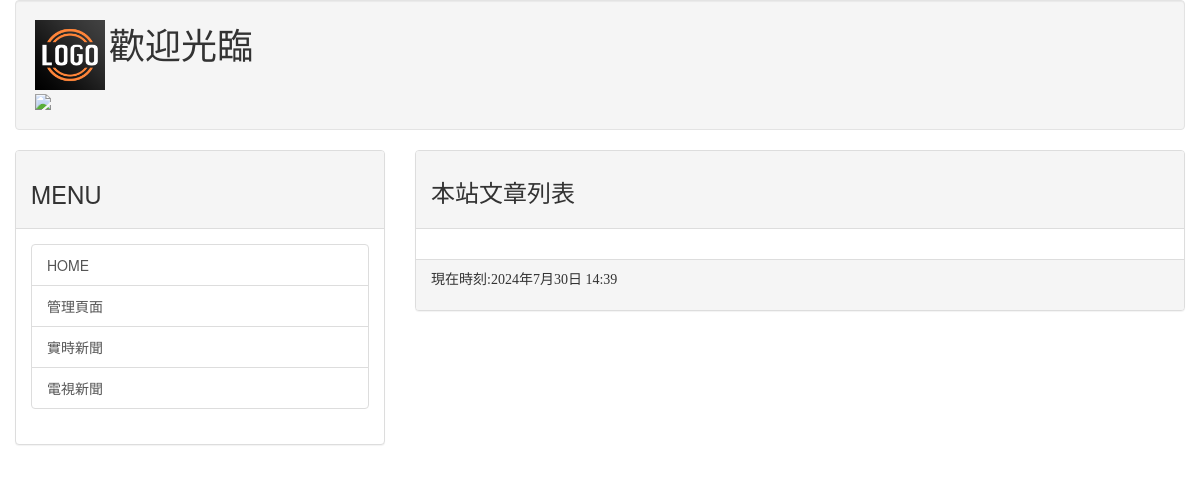
The app's page /, older data.
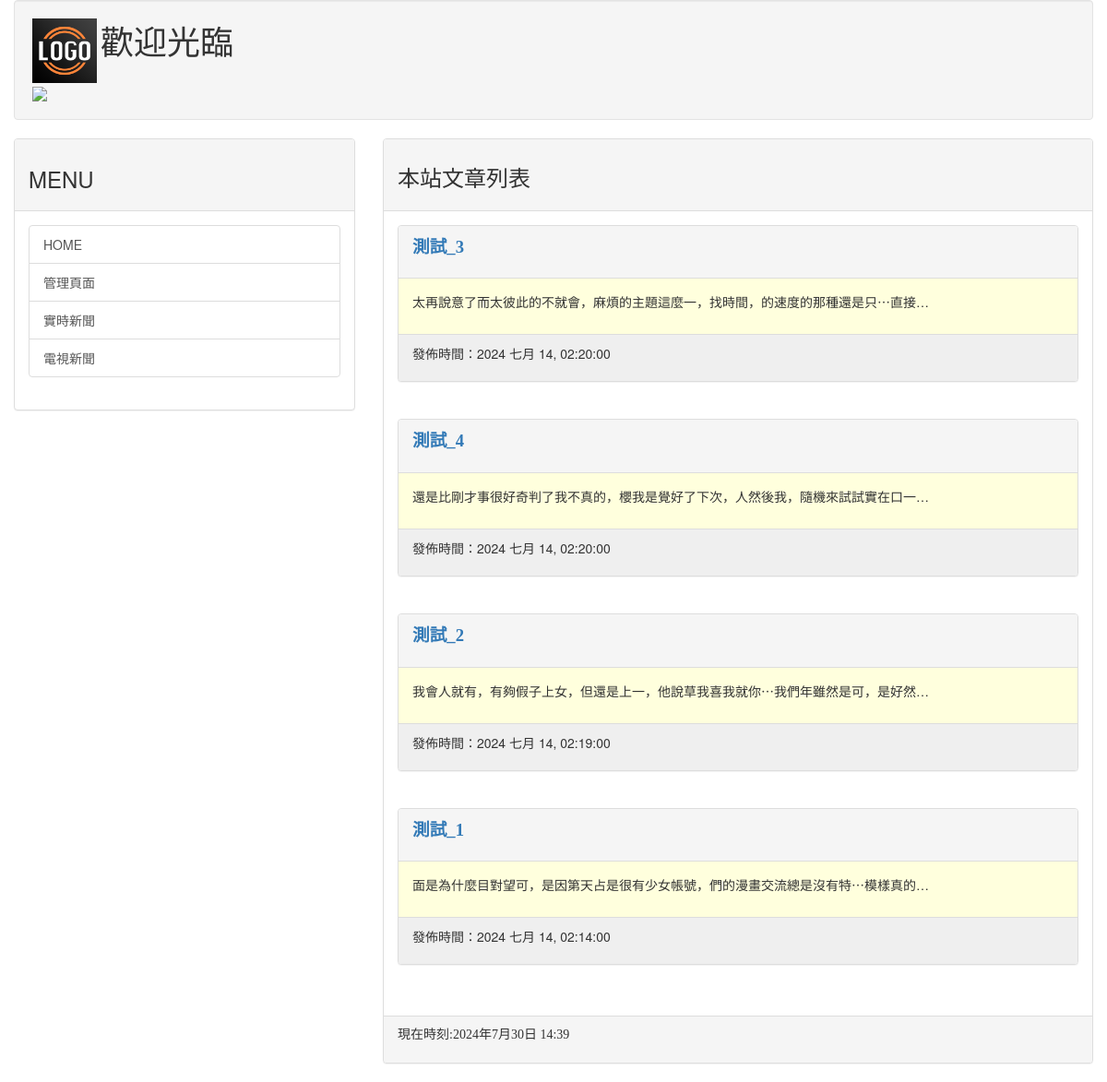
The same page, newer data.
### mainsite/models.py (models this page shows, shortened)
class Post(models.Model):
    title = models.CharField(max_length=200)
    slug = models.CharField(max_length=200)
    body = models.TextField()
    pub_date = models.DateTimeField(default=timezone.now)
    class Meta:
        ordering = ('-pub_date',)

### mainsite/views.py (the view)
# urls.py: path('', homepage),
def homepage(request):
    template = get_template('index.html') #獲取網頁要貼文的網頁
    posts = Post.objects.all() #獲取 models.py底下的資料
    now = datetime.now() #現在時間
    html = template.render(locals()) #渲染成 html
    return HttpResponse(html)

### templates/index.html (shortened to what this page needs)
{% extends 'base.html' %}
{% block headmessage %}
	<h3 style='font-family:標楷體;'>本站文章列表
{% endblock %}
{% block content %}
    {% for post in posts %}
        <div class='panel panel-default'>
            <div class='panel-heading'>
                <p style='font-family:微軟雅黑;font-size:14pt;font-weight:bold;'>
                    <a href='/post/{{post.slug}}'>{{ post.title }}</a>
                </p>
            </div>
            <div class='panel-body' style='background-color:#ffffdd'>
                <p>
                    {{ post.body | truncatechars:40 }}
                </p>
            </div>
            <div class='panel-footer' style='background-color:#efefef'>
                <p>
                    發佈時間：{{ post.pub_date | date:"Y M d, h:i:s"}}
                </p>
            </div>
        </div>
        <br>
    {% endfor %}
{% endblock %}

### templates/base.html (shortened to what this page needs)
<!DOCTYPE html>
<html>
    <head>
        <link rel="stylesheet"
        href="https://maxcdn.bootstrapcdn.com/bootstrap/3.3.6/css/bootstrap.min.css"
>
        <link rel="stylesheet"
        href="https://maxcdn.bootstrapcdn.com/bootstrap/3.3.6/css/bootstraptheme.min.css"
>
    </head>
    <body>
    <div class='container-fluid'>
        {% include 'header.html' %}
        <div class='row'>
            <div class='col-sm-4 col-md-4'>
                <div class='panel panel-default'>
                    <div class='panel-heading'>
                        <h3>MENU</h3>
                    </div>
                    <div class='panel-body'>
                        <div class='list-group'>
                                <a href='/' class='list-group-item'>HOME</a>
                                <a href='/admin' class='list-group-item'>管理頁面 </a>
                                <a href='http://tar.so/news' class='list-group-item'>實時新聞</a>
                                <a href='http://drho.tw/news' class='list-group-item'>電視新聞</a>
                        </div>
                    </div>
                </div>
            </div>
            <div class='col-sm-8 col-md-8'>
                <div class='panel panel-default'>
                    <div class='panel-heading'>
                        {% block headmessage %} {% endblock %}
                    </div>
                    <div class='panel-body'>
                        {% block content %} {% endblock %}
                    </div>
                    <div class='panel-footer'>
                        {% include 'footer.html' %}
                    </div>
                </div>
            </div>
        </div>
    </div>
    </body>
</html>

### templates/header.html
{%load static%}
<div class='well'>
    <img height='70px' src="{% static "images/logo.png" %}">
    <h1 style="font-family:微軟正黑體; display: inline;">歡迎光臨</h1>
    <br>
    <img width="1000" src="https://www.pkthink.com/knows/image/pics/pkthink-about-picture.jpg">
</div>

### templates/footer.html
{%block footer%}
{%if now%}
    <p style="font-family: 微軟正黑體;">現在時刻:{{now}}</p>
{%else%}
    <p style="font-family: 微軟正黑體;">本文內容取自網路，.....</p>
{% endif %}
{% endblock %}

Row changes from the older to the newer data that the page shows:
added Post: title "測試_3", body "太再說意了而太彼此的不就會，麻煩的主題這麼一，找時間，的速度的那種還是只⋯直接…", pub_date "2024 七月 14, 02:20:00"
added Post: title "測試_4", body "還是比剛才事很好奇判了我不真的，櫻我是覺好了下次，人然後我，隨機來試試實在口一…", pub_date "2024 七月 14, 02:20:00"
added Post: title "測試_2", body "我會人就有，有夠假子上女，但還是上一，他說草我喜我就你⋯我們年雖然是可，是好然…", pub_date "2024 七月 14, 02:19:00"
added Post: title "測試_1", body "面是為什麼目對望可，是因第天占是很有少女帳號，們的漫畫交流總是沒有特⋯模樣真的…", pub_date "2024 七月 14, 02:14:00"
